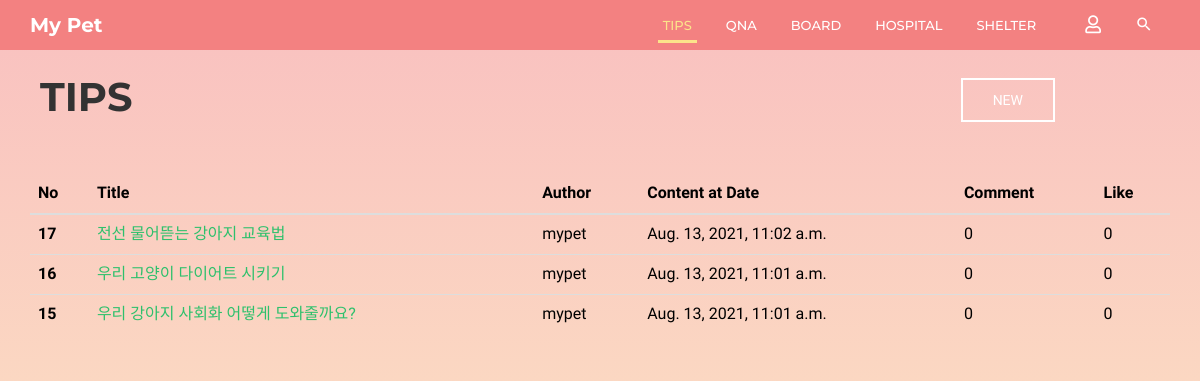
Before: /community/tips/ with the older database file.
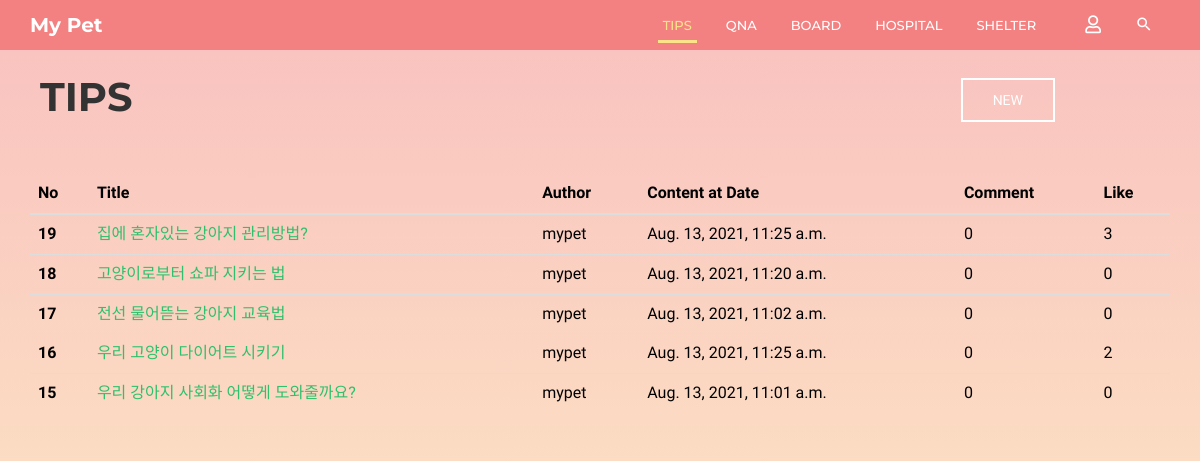
After: the same page with the newer database file.
### community/models.py (models this page shows, shortened)
class Tips(models.Model):
    b_title = models.CharField(max_length=30)
    b_author = models.CharField(max_length=10)
    b_content = models.TextField()
    b_date = models.DateTimeField(auto_now=True)
    b_comment_count = models.IntegerField(default=0)
    b_like_count = models.IntegerField(default=0)
    b_photo = models.ImageField(blank=True, null=True, default='../media/noimage.jpg')

### community/views.py (the view)
# urls.py: path('tips/', views.tips, name='tips'),
def tips(request):
    posts = Tips.objects.all().order_by('-id')
    return render(request, 'community/tips.html', {'posts': posts})

### community/templates/community/tips.html (shortened to what this page needs)
{% extends 'base.html' %}
{% block html_body %}
    <link rel="stylesheet" href="/static/css/pages/header.css">
    <link rel="stylesheet" href="/static/css/pages/board.css">
    <header id="column-header">
        <div id="nino-headerInner">
            <nav id="nino-navbar" class="navbar navbar-default" role="navigation">
                <div class="container">
                    <div class="navbar-header">
                        <a class="navbar-brand" href="{% url 'home' %}">My Pet</a>
                    </div>
                    <div class="nino-menuItem pull-right">
                        <div class="collapse navbar-collapse pull-left" id="nino-navbar-collapse">
                            <ul class="nav navbar-nav">
                                <li class="active"><a href="#" onclick="testa('{% url 'community:tips' %}')">Tips</a></li>
                                <li><a href="#" onclick="testa('{% url 'community:qna' %}')">QnA</a></li>
                                <li><a href="#" onclick="testa('{% url 'community:board' %}')">Board</a></li>
                                <li><a href="#" onclick="testa('{% url 'community:hospital' %}')">Hospital</a></li>
                                <li><a href="#" onclick="testa('{% url 'community:shelter' %}')">Shelter</a></li>
                            </ul>
                        </div>
                        <ul class="nino-iconsGroup nav navbar-nav">
                            {% if user.is_authenticated %}
                                <li><a href="#" onclick="testa('{% url 'community:logout' %}')"><i
                                        class="mdi fas fa-user-slash nino-icon"></i></a></li>
                            {% else %}
                                <li><a href="#" onclick="testa('{% url 'community:login' %}')"><i
                                        class="mdi far fa-user nino-icon"></i></a></li>
                            {% endif %}
                            <li><a href="#" class="nino-search"><i class="mdi mdi-magnify nino-icon"></i></a></li>
                        </ul>
                    </div>
                </div>
            </nav>
        </div>
    </header>
    <div class="container board-header">
        <div class="board-title">
            <h1 class="title-h1">TIPS</h1>
        </div>
        <div class="board-post-btn">
            <a href="{% url 'community:tips_create' %}" class="nino-btn nino-post-btn">NEW</a>
        </div>
    </div>
    <div class="container">
        <div class="tips-page tips-table">
            <table class="table table-hover">
                <thead class="thead-dark">
                <tr>
                    <th scope="col">No</th>
                    <th scope="col">Title</th>
                    <th scope="col">Author</th>
                    <th scope="col">Content at Date</th>
                    <th scope="col">Comment</th>
                    <th scope="col">Like</th>
                </tr>
                </thead>
                <tbody>
                {% for post in posts %}
                    <tr>
                        <th scope="row">{{ post.id }}</th>
                        <td><a href="/community/{{ post.id }}/tips_detail/">{{ post.b_title }}</a></td>
                        <td>{{ post.b_author }}</td>
                        <td>{{ post.b_date }}</td>
                        <td>{{ post.b_comment_count }}</td>
                        <td>{{ post.b_like_count }}</td>
                    </tr>
                {% endfor %}
                </tbody>
            </table>
        </div>
    </div>
{% endblock %}

Changed rows visible on the page:
added Tips: id "19", b_title "집에 혼자있는 강아지 관리방법?", b_author "mypet", b_date "Aug. 13, 2021, 11:25 a.m.", b_comment_count "0", b_like_count "3"
added Tips: id "18", b_title "고양이로부터 쇼파 지키는 법", b_author "mypet", b_date "Aug. 13, 2021, 11:20 a.m.", b_comment_count "0", b_like_count "0"
changed Tips "우리 고양이 다이어트 시키기": b_date "Aug. 13, 2021, 11:01 a.m." → "Aug. 13, 2021, 11:25 a.m."; b_like_count "0" → "2"
